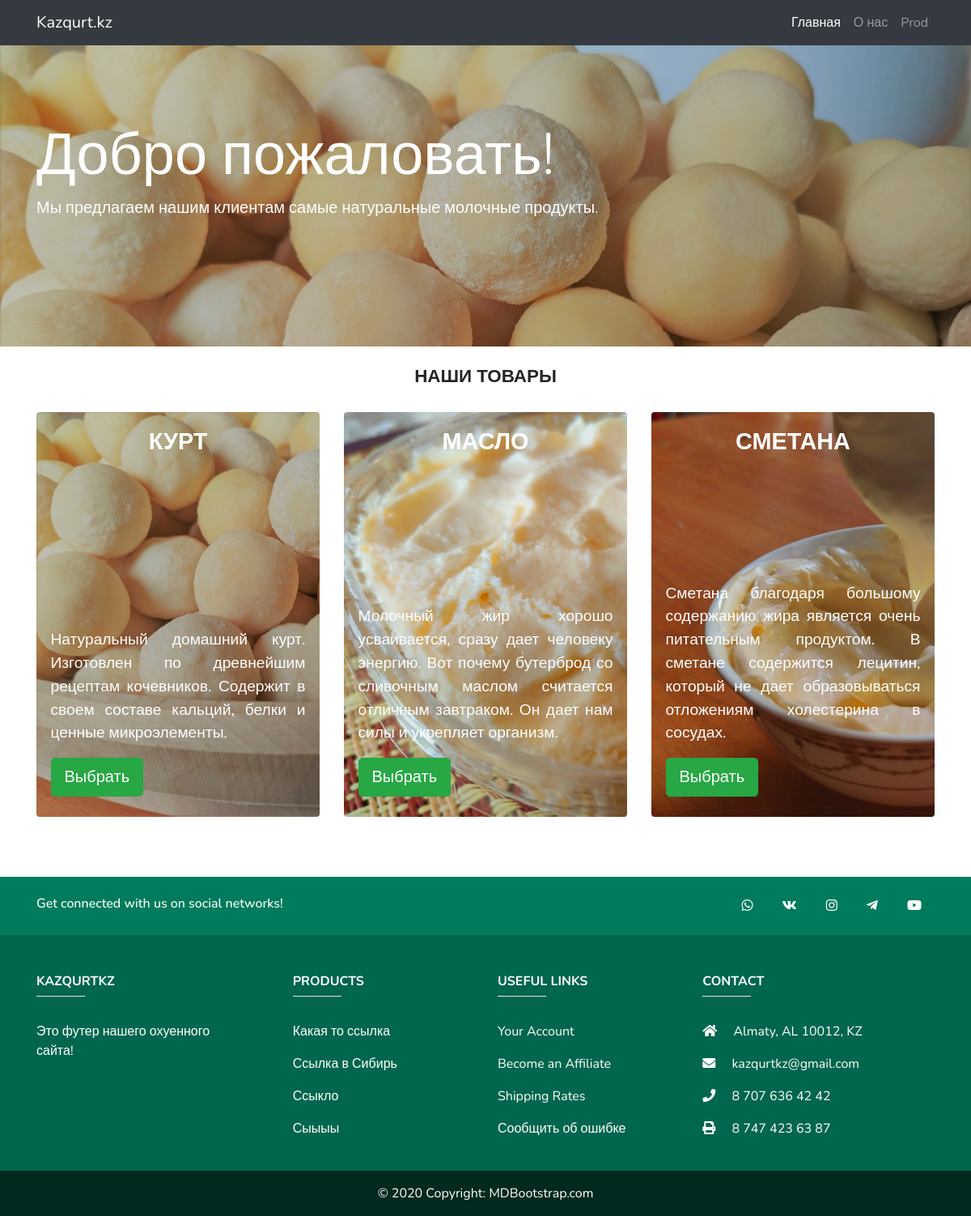
Before: / with the older database file.
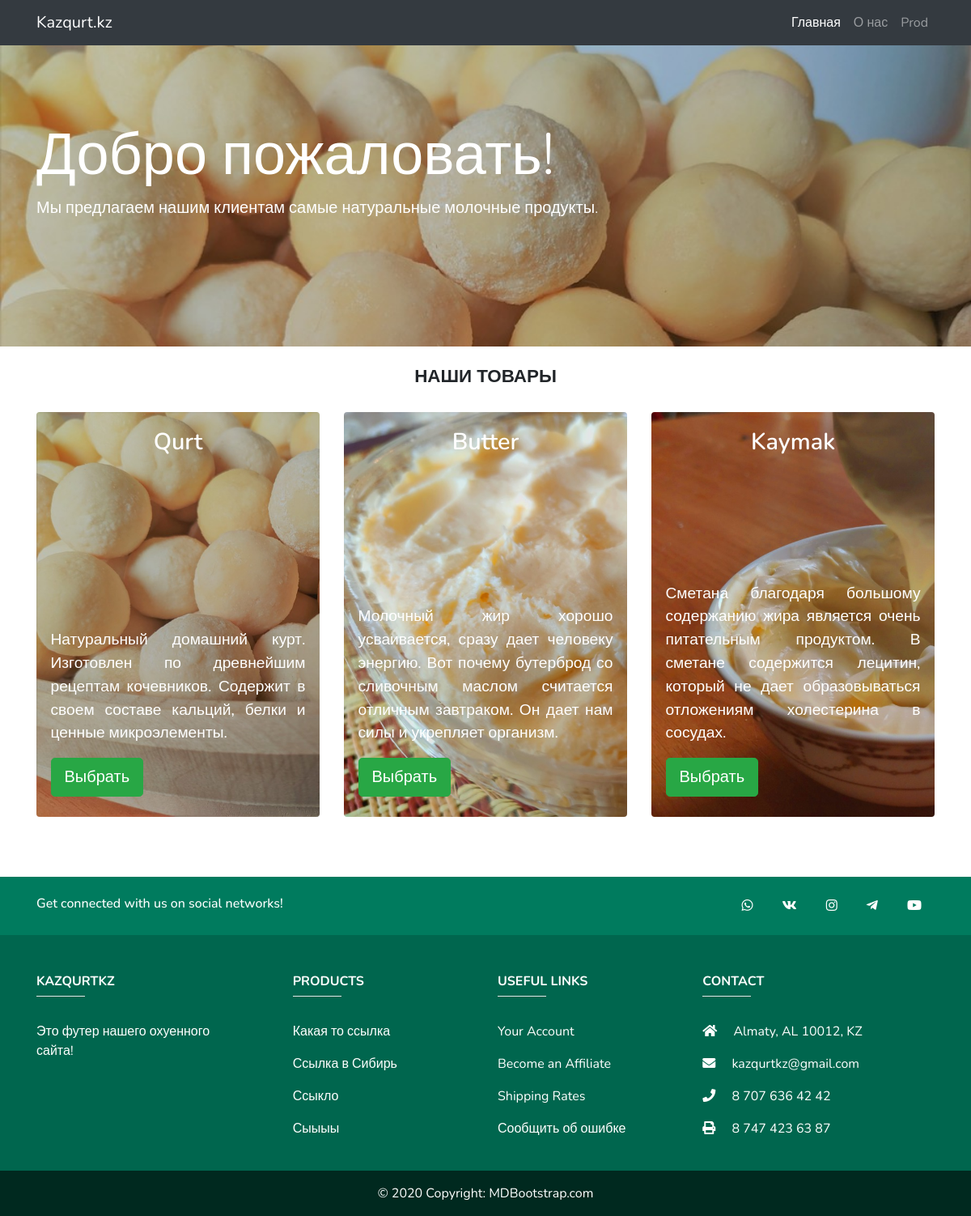
After: the same page with the newer database file.
### tables this page shows
CREATE TABLE `products` (
    `id` int(11) NOT NULL,
    `title` varchar(100) NOT NULL,
    `cover` varchar(255) NOT NULL,
    `cover_info` varchar(255) NOT NULL,
    `banner` varchar(255) NOT NULL,
    `banner_info` varchar(255) NOT NULL,
    `product_info` varchar(255) NOT NULL,
    `gallery_title` varchar(100) NOT NULL
  );

### includes/config.php (called while the page is built, shortened)
<?php
$config = array(
	'title' => 'Kazqurt.kz',
	'db' => array(
			'server' => 'localhost',
			'username' => 'root',
			'password' => '',
			'name' => 'kazqurtkz'
		)
);

### index.php (the view, shortened to what this page needs)
<?php
    require "includes/config.php";
?>
<!DOCTYPE html>
<html>
<head>
    <?php require "includes/head.php"; ?>
</head>
<body>
    <?php include "includes/navbar.php"; ?>
    <div class="frontImage my-4">
        <div class="container">
            <h1 class="display-3">Добро пожаловать!</h1>
            <p class="lead">Мы предлагаем нашим клиентам самые натуральные молочные продукты.</p>
        </div>
    </div>
    <div class="container" id="products">
        <h2 class="heading">Наши товары</h2>
        <div class="row text-center">
            <?php
            $products = mysqli_query($connection, "SELECT * FROM `products`");
            while ( $prod = mysqli_fetch_assoc($products) ) { ?>
            <div class="col-lg-4 col-md-6 mb-4">
                <a href="/pages/products.php?id=<?php echo $prod['id']; ?>">
                    <div class="card" style="background-image: url( img/product-covers/<?php echo $prod['cover'] ?> );">
                        <div class="card-img-overlay">
                            <h4 class="card-title"><?php echo $prod['title']; ?></h4>
                            <div class="card-text">
                                <p><?php echo $prod['cover_info'] ?></p>
                                <button type="button" class="btn btn-success btn-lg">Выбрать</button>
                            </div>
                        </div>
                    </div>
                </a>
            </div>
            <?php } ?>
        </div>
    </div>
    <?php include "includes/footer.php"; ?>
</body>
</html>

### includes/head.php (shortened to what this page needs)
<link href="https://stackpath.bootstrapcdn.com/bootstrap/4.4.1/css/bootstrap.min.css" rel="stylesheet">
<link rel="stylesheet" type="text/css" href="../css/style.css">

### includes/navbar.php (shortened to what this page needs)
<nav class="navbar navbar-expand-lg navbar-dark bg-dark fixed-top">
    <div class="container">
        <a class="navbar-brand" href="/"><?php echo $config['title']; ?></a>
        <div class="collapse navbar-collapse" id="navbarResponsive">
            <ul class="navbar-nav ml-auto">
                <li class="nav-item active">
                    <a class="nav-link" href="/index.php">Главная
                    </a>
                </li>
                <li>
                      <a class="nav-link" href="../pages/about.php">О нас
                    </a>
                </li>
                <li>
                      <a class="nav-link" href="../pages/products.php">Prod
                    </a>
                </li>
            </ul>
        </div>
    </div>
</nav>
<br>

### includes/footer.php
<link rel="stylesheet" type="text/css" href="../css/footerStyle.css">
<footer>
    <div class="socialLinks">
        <div class="container">
            <div class="row py-4 d-flex">
                <div class="col-md-6 col-lg-5 text-center text-md-left mb-4 mb-md-0">
                    <h6 class="mb-0">Get connected with us on social networks!</h6>
                </div>
                <div class="col-md-6 col-lg-7 text-center text-md-right">
                    <a class="iconLink" href="/"> <i class="fab fa-whatsapp"></i> </a>
                    <a class="iconLink" href="/"> <i class="fab fa-vk"></i> </a>
                    <a class="iconLink" href="/"> <i class="fab fa-instagram"></i> </a>
                    <a class="iconLink" href="/"> <i class="fab fa-telegram-plane"></i> </a>
                    <a class="iconLink" href="/"> <i class="fab fa-youtube"></i> </a>
                </div>
            </div>
        </div>
    </div>
    <div class="container text-center text-md-left mt-5">
        <div class="row mt-3">
            <div class="col-md-3 col-lg-4 col-xl-3 mb-4">
                <h6 class="footerHeader">KazqurtKz</h6>
                <hr class="headerBottomLine mb-4 mt-0 d-inline-block mx-auto">
                <p>
                    Это футер нашего охуенного сайта!
                </p>
            </div>
            <div class="col-md-2 col-lg-2 col-xl-2 mx-auto mb-4">
                <h6 class="footerHeader">Products</h6>
                <hr class="headerBottomLine mb-4 mt-0 d-inline-block mx-auto">
                <p> <a class="footerLink" href="#!">Какая то ссылка</a> </p>
                <p> <a class="footerLink" href="#!">Ссылка в Сибирь</a> </p>
                <p> <a class="footerLink" href="#!">Ссыкло</a> </p>
                <p> <a class="footerLink" href="#!">Сыыыы</a> </p>
            </div>
            <div class="col-md-3 col-lg-2 col-xl-2 mx-auto mb-4">
                <h6 class="footerHeader">Useful links</h6>
                <hr class="headerBottomLine mb-4 mt-0 d-inline-block mx-auto">
                <p> <a class="footerLink" href="#!">Your Account</a> </p>
                <p> <a class="footerLink" href="#!">Become an Affiliate</a> </p>
                <p> <a class="footerLink" href="#!">Shipping Rates</a> </p>
                <p> <a class="footerLink" href="#!">Сообщить об ошибке</a> </p>
            </div>
            <div class="col-md-4 col-lg-3 col-xl-3 mx-auto mb-md-0 mb-4">
                <h6 class="footerHeader">Contact</h6>
                <hr class="headerBottomLine mb-4 mt-0 d-inline-block mx-auto">
                <p> <i class="fas fa-home mr-3"></i> Almaty, AL 10012, KZ </p>
                <p> <i class="fas fa-envelope mr-3"></i> kazqurtkz@gmail.com </p>
                <p> <i class="fas fa-phone mr-3"></i> 8 707 636 42 42 </p>
                <p> <i class="fas fa-print mr-3"></i> 8 747 423 63 87 </p>
            </div>
        </div>
    </div>
    <div class="footerCopyright text-center py-3">
        © 2020 Copyright: <a class="footerLink" href="https://mdbootstrap.com/"> MDBootstrap.com </a>
    </div>
</footer>

### css/style.css (style rules this page uses)
html, body { font-family: "Nunito", sans-serif; width: 100%; height: 100%; margin: 0px; padding: 0px; overflow-x: hidden; }
.heading { text-align: center; margin-bottom: 30px; font-weight: bold; font-size: 1.4rem; text-transform: uppercase; }
.frontImage { padding-top: 100px; padding-bottom: 140px; background-image: url("../img/product-banners/product-banner-qurt.jpg"); background-size: cover; color: white; }
#products { margin-bottom: 50px; }
.card { border: none; background-size: cover; height: 500px !important; color: white; }
.card-title { font-size: 180%; font-weight: 600; }
.card-text { font-size: 120%; text-align: justify; position: absolute; bottom: 5%; left: 5%; right: 5%; color: #fff; }

### css/footerStyle.css (style rules this page uses)
footer { background-color: #00664e; color: white; }
div.socialLinks { color: white; background-color: #007b5e; }
a.iconLink { margin: 0 16px; color: white; }
h6.footerHeader { text-transform: uppercase; font-weight: bold; }
hr.headerBottomLine { width: 60px; background-color: white; }
a.footerLink:link { color: white; }
div.footerCopyright { background-color: #00291f; }

Changed rows visible on the page:
changed products: title "КУРТ" → "Qurt"
changed products: title "МАСЛО" → "Butter"
changed products: title "СМЕТАНА" → "Kaymak"
